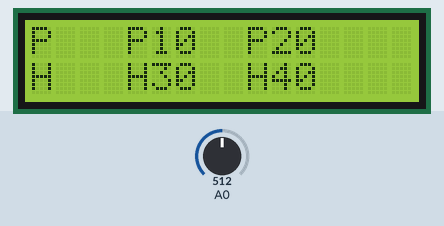
This sketch was run on a simulated Arduino Uno, built with avr-gcc and run on an emulated ATmega328P. Shown: 16×2 character LCD. The inputs (shaded band) are chosen by the test bench; at power-on: A0 = 512. What the sketch prints to the serial monitor is not drawn.

Above: at 1.2 s.
1.3 s: A0 set to 790
At 2.01 s:
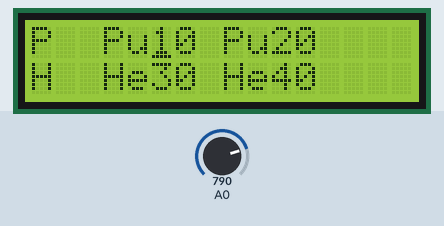
3.8 s: A0 set to 817
At 5.45 s:
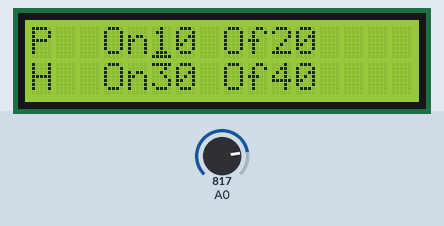
5.9 s: A0 set to 716
At 6.51 s:
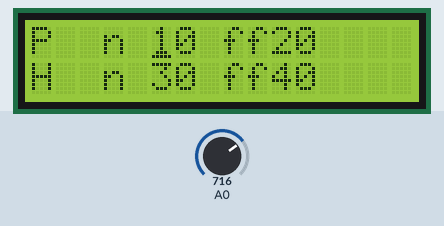
Timing chart, 0 to 8.9 s (numbered marks = the images above; inputs shaded):
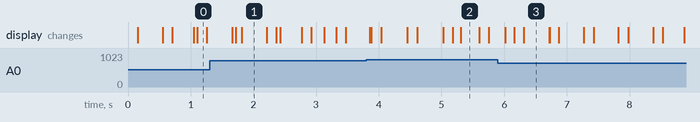

Measured:
- the behaviour switches between 799 and 800 on A0 (found by bisection; images 1 and 2)

The sketch:

MenuTest.ino
```cpp
#include <LiquidCrystal.h>


// Initialize the library with the numbers of the interface pins
LiquidCrystal lcd(8, 9, 4, 5, 6, 7);


int temperatures[4]={10,20,30,40};
int matrix[4][2]={{5,0},{10,0},{5,1},{10,1}};//matrix with menu coordinates
char* myMenuTable[]={"  Pump On   ", "  Pump Off  ", "  Heat On   ", "  Heat Off  "};
//"Menu 4", "Menu 5","Menu 6","^**************"};
enum{tempPumpOn, tempPumpOff, tempHeaterOn, tempHeaterOff};


class BCursor //blinking cursor without delay
{
  protected: static int NumCursors;//shoul check if any cursor is initialized

  public:
  long OnTime;//cursor On time
  long OffTime;//cursor Off time
  unsigned long previousMillis;    // stores last time cursor state was updated
  bool CState;//cursor state
  BCursor(long on, long off)//init cursor
  {
     OnTime=on; OffTime=off;
     CState=false;
     NumCursors++;
  }
  int GecCCount(){//just mistype
    return this->NumCursors;
  }

  void Update(bool top)//here we updating cursor state
  {
    // check to see if it's time to change the state of the LED
    unsigned long currentMillis = millis();
    if (top){//if we are in top level of menu - blink!
      if((CState) && (currentMillis - previousMillis >= OnTime))
      {
        CState = !CState;  // Turn it off
        previousMillis = currentMillis;  // Remember the time
        lcd.noCursor();
      }
      else if ((!CState) && (currentMillis - previousMillis >= OffTime))
      {
        CState = !CState;  // turn it on
        lcd.cursor();
        previousMillis = currentMillis;   // Remember the time
      }
    }else{CState=true; lcd.cursor();}
  }

};

class HM//menu help
{
  friend class MMenu;
  protected: static int NumHelpMenues;//shoul check if any cursor is initialized
  private: long OnTime, OffTime;//menu On time
  int currentMenuItem;
  public:
  int HelpCur;
  unsigned long previousMillis;    // stores last time cursor state was updated
  bool MState;//mstate is the state of menu help = updating state=true, not updating = false. We should not update menu help every loop
  HM()//init cursor
  {

     HelpCur=0;
     MState=false;
     OnTime=300;
     OffTime=400;
     NumHelpMenues++;
  }
  int GecCCount(){
    return this->NumHelpMenues;
  }

  //Display Menu Option based on Index.
  void UpdateHelp(){
  //uint8_t a,b;
 // lcd.getCursor(a,b);


    unsigned long currentMillis = millis();
        //   Serial.println(currentMillis - previousMillis);
       //     Serial.print(MState );
    if((!MState)&&(currentMillis - previousMillis >= 300))
      {

        MState=!MState;
         previousMillis = currentMillis;   // Remember the time
         if (HelpCur>10) HelpCur=0;
         for(int x=0;x<4;x++){
              lcd.setCursor(matrix[x][0]-2,matrix[x][1]);
              lcd.print(myMenuTable[x][HelpCur]);
              lcd.setCursor(matrix[x][0]-1,matrix[x][1]);
              lcd.print(myMenuTable[x][HelpCur+1]);
              lcd.setCursor(matrix[x][0],matrix[x][1]);
          }
          lcd.setCursor(matrix[currentMenuItem][0],matrix[currentMenuItem][1]);

      }
      else if ((MState)&&(currentMillis - previousMillis >= 400))
      {
        MState=!MState;
        previousMillis = currentMillis;  // Remember the time
        HelpCur+=1;//forward printed letters position

      }

  }


};


class MMenu{//main menu
  //friend class  HM;
  protected:static int Mcount;  static int ccc;
  private:     int currentMenuItem;
  public:
    int state;// = 0;

    int  stateFiltered, startMillis;
    int x;// = analogRead (0);
    int selected;//=1;
    bool top;

    //States for the menu.
    HM m;
    int lastState,ll;
    int MenuItemsCounter;
    MMenu(){

      selected = 1;
     // state    = 0;
      top = true;
      //temperatures={10,20,30,40};
      //States for the menu.
      currentMenuItem = 0;
      lastState = 0;
      MenuItemsCounter=0;
    }
    void Update(){
      m.UpdateHelp();//update help menu - running letters
      x  = analogRead (0);
      //Check analog values from LCD Keypad Shield - DFBot values only!
      if (x < 50) {
         //Right

          } else if (x < 150) {
         //Up
          state = 1;
          } else if (x < 320){
          //Down
          state = 2;
          // Serial.println("@@@@@@@@@@@@@@@@@@@@2");
          } else if (x < 500){
          //Left
          } else if (x < 800){
          //Select
           state = 3;
            top=!top;
          }else{
            Serial.println("really nul");
            state = 0;//no key pressed or key released
      }//end all ifs
            Serial.print(x);Serial.print(" ");Serial.println(state);

    if (state != lastState) {//edge

      if (state!=0){
        //detect at first pos edge
          startMillis=millis();//remember millis on state changed from 0
          //Serial.println(startMillis);
         // stateFiltered=state;
      }else if ((millis()-startMillis)>30){
         //here we should handle an event longer than 30ms

      //Serial.println(lastState);

         //  state=stateFiltered;
           //if we are in top menu
          if(top){
            if (state == 1) {

               currentMenuItem = currentMenuItem - 1;
                if (currentMenuItem < 0) {
                    currentMenuItem = 3;
                 }
                //displayMenu(currentMenuItem);
                 } else if (state == 2) {
              //If Down

                currentMenuItem = currentMenuItem + 1;
               if (currentMenuItem > 3) {
                    currentMenuItem = 0;
                 }

           } else if (state == 3) {
               //If Selected - something else
             //  selectMenu(currentMenuItem);
            }
           displayMenu(currentMenuItem);
            //Save the last State to compare.

           }
         else{
        //here we should change our values in accordance with up/down and menuItem
          if (state == 1){

             temperatures[currentMenuItem]+=1;

          }else if (state == 2){
            temperatures[currentMenuItem]-=1;
           }
           //temperature limits
           if (temperatures[currentMenuItem]>80) temperatures[currentMenuItem]=80;
           if (temperatures[currentMenuItem]<2) temperatures[currentMenuItem]=2;
           displayMenu(currentMenuItem);
        }

      }//lastState = state;
    }
   }
   void displayMenu(int currentMenuItem) {
     //just show all values and states here
     //lcd.clear();
      //ccc++;
      //Serial.println(ccc);
      //pump state showed here
      lcd.setCursor(0,0);
      lcd.print("P");
      //heater state showed here
      lcd.setCursor(0,1);
      lcd.print("H");

      //temp parameters matrix here
        for(int x=0;x<4;x++){
          lcd.setCursor(matrix[x][0],matrix[x][1]);
          lcd.print(temperatures[x]);
        }
        lcd.setCursor(matrix[currentMenuItem][0],matrix[currentMenuItem][1]);
        //clock to be showed here
      // delay(50);
    }
};

int HM::NumHelpMenues=0;
int MMenu::ccc=0;
int BCursor::NumCursors = 0;//init NumCursors at program start
//values should be loaded from SD card!
int HelpCur=0;
boolean top=true;//чё такое топ блять?? Запомнить - верхний уровень меню.Top menu selected - cursor should blink when it is true.
class MMenu;
BCursor cur(400,150);

MMenu Menu;

    int freeRam ()
    {
      extern int __heap_start, *__brkval;
      int v;
      return (int) &v - (__brkval == 0 ? (int) &__heap_start : (int) __brkval);
    }
void setup() {
   lcd.clear();
   //Set the characters and column numbers.
   lcd.begin(16, 2);


   Serial.begin(9600);
   //int t= cur.GecCCount();

   //Print default title.

   Menu.displayMenu(tempPumpOn);


}
   unsigned long startMillis, endMillis;
   int stateFiltered;
void loop() {

  //Call the main menu.
  //  lcd.setCursor(0,0);
  //lcd.print("P");
  Menu.Update();
  cur.Update(top);
// Serial.println(freeRam());


  //delay(500);
}
```
